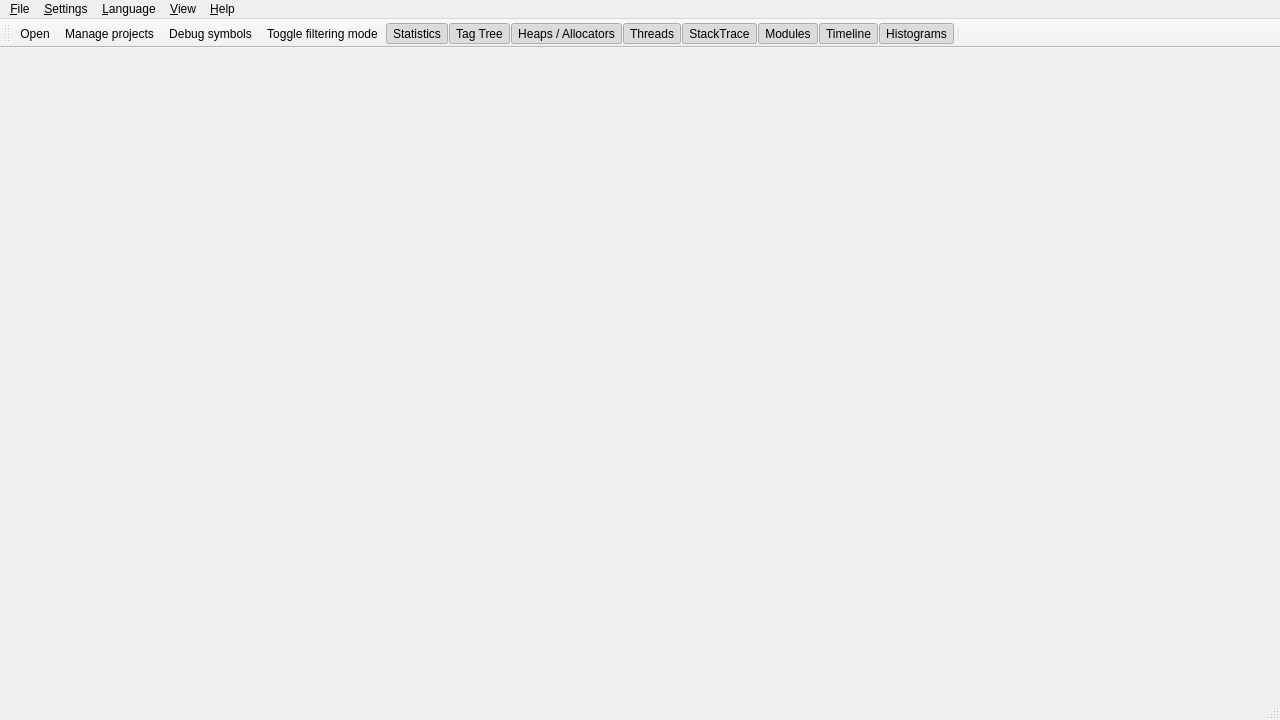
<?xml version="1.0" encoding="UTF-8"?>
<ui version="4.0">
 <class>MTunerClass</class>
 <widget class="QMainWindow" name="MTunerClass">
  <property name="geometry">
   <rect>
    <x>0</x>
    <y>0</y>
    <width>1280</width>
    <height>720</height>
   </rect>
  </property>
  <property name="acceptDrops">
   <bool>true</bool>
  </property>
  <property name="windowTitle">
   <string>MTuner</string>
  </property>
  <property name="windowIcon">
   <iconset resource="mtuner.qrc">
    <normaloff>:/MTuner/resources/images/Icon64.png</normaloff>:/MTuner/resources/images/Icon64.png</iconset>
  </property>
  <widget class="QWidget" name="CentralWidget">
   <layout class="QGridLayout" name="gridLayout">
    <property name="leftMargin">
     <number>0</number>
    </property>
    <property name="topMargin">
     <number>0</number>
    </property>
    <property name="rightMargin">
     <number>0</number>
    </property>
    <property name="bottomMargin">
     <number>0</number>
    </property>
    <property name="spacing">
     <number>0</number>
    </property>
   </layout>
  </widget>
  <widget class="QMenuBar" name="menuBar">
   <property name="geometry">
    <rect>
     <x>0</x>
     <y>0</y>
     <width>1280</width>
     <height>33</height>
    </rect>
   </property>
   <widget class="QMenu" name="menu_File">
    <property name="title">
     <string>&amp;File</string>
    </property>
    <addaction name="action_Open"/>
    <addaction name="action_Close"/>
    <addaction name="separator"/>
    <addaction name="actionOpen_capture_storage"/>
    <addaction name="separator"/>
    <addaction name="action_Manage_projects"/>
    <addaction name="separator"/>
    <addaction name="action_Exit"/>
   </widget>
   <widget class="QMenu" name="menu_Help">
    <property name="title">
     <string>&amp;Help</string>
    </property>
    <addaction name="action_Contents"/>
    <addaction name="separator"/>
    <addaction name="action_About"/>
   </widget>
   <widget class="QMenu" name="menu_Settings">
    <property name="title">
     <string>&amp;Settings</string>
    </property>
    <addaction name="action_Manage_projects"/>
    <addaction name="action_Symbols"/>
    <addaction name="action_External_editor"/>
    <addaction name="action_GCC_toolchains"/>
    <addaction name="separator"/>
    <addaction name="action_Save_capture_window_layout"/>
   </widget>
   <widget class="QMenu" name="menu_View">
    <property name="title">
     <string>&amp;View</string>
    </property>
    <addaction name="action_View_Memory_Stats"/>
    <addaction name="action_View_Tag_Tree"/>
    <addaction name="action_View_Heaps_Allocators"/>
    <addaction name="action_View_Threads"/>
    <addaction name="action_View_StackTrace"/>
    <addaction name="action_view_ModulesDock"/>
    <addaction name="action_View_Memory_Graph"/>
    <addaction name="action_View_Histograms"/>
   </widget>
   <widget class="QMenu" name="menuLanguage">
    <property name="title">
     <string>&amp;Language</string>
    </property>
   </widget>
   <addaction name="menu_File"/>
   <addaction name="menu_Settings"/>
   <addaction name="menuLanguage"/>
   <addaction name="menu_View"/>
   <addaction name="menu_Help"/>
  </widget>
  <widget class="QStatusBar" name="statusBar"/>
  <widget class="QToolBar" name="toolBar">
   <property name="windowTitle">
    <string>Main tool bar</string>
   </property>
   <property name="toolButtonStyle">
    <enum>Qt::ToolButtonStyle::ToolButtonIconOnly</enum>
   </property>
   <attribute name="toolBarArea">
    <enum>TopToolBarArea</enum>
   </attribute>
   <attribute name="toolBarBreak">
    <bool>false</bool>
   </attribute>
   <addaction name="action_Open"/>
   <addaction name="action_Manage_projects"/>
   <addaction name="action_Symbols"/>
   <addaction name="action_Filters"/>
   <addaction name="action_View_Memory_Stats"/>
   <addaction name="action_View_Tag_Tree"/>
   <addaction name="action_View_Heaps_Allocators"/>
   <addaction name="action_View_Threads"/>
   <addaction name="action_View_StackTrace"/>
   <addaction name="action_view_ModulesDock"/>
   <addaction name="action_View_Memory_Graph"/>
   <addaction name="action_View_Histograms"/>
   <addaction name="separator"/>
  </widget>
  <action name="action_Open">
   <property name="icon">
    <iconset resource="mtuner.qrc">
     <normaloff>:/MTuner/resources/images/Open64.png</normaloff>:/MTuner/resources/images/Open64.png</iconset>
   </property>
   <property name="text">
    <string>&amp;Open</string>
   </property>
   <property name="toolTip">
    <string>Open capture (.MTuner file)</string>
   </property>
   <property name="shortcut">
    <string>Ctrl+O</string>
   </property>
  </action>
  <action name="action_Exit">
   <property name="text">
    <string>&amp;Exit</string>
   </property>
   <property name="shortcut">
    <string>Ctrl+Q</string>
   </property>
  </action>
  <action name="action_About">
   <property name="text">
    <string>&amp;About</string>
   </property>
   <property name="toolTip">
    <string>About MTuner</string>
   </property>
  </action>
  <action name="action_Manage_projects">
   <property name="icon">
    <iconset resource="mtuner.qrc">
     <normaloff>:/MTuner/resources/images/Projects64.png</normaloff>:/MTuner/resources/images/Projects64.png</iconset>
   </property>
   <property name="text">
    <string>&amp;Manage projects</string>
   </property>
   <property name="shortcut">
    <string>Ctrl+P</string>
   </property>
  </action>
  <action name="action_Close">
   <property name="text">
    <string>&amp;Close</string>
   </property>
  </action>
  <action name="action_Symbols">
   <property name="icon">
    <iconset resource="mtuner.qrc">
     <normaloff>:/MTuner/resources/images/Symbol64.png</normaloff>:/MTuner/resources/images/Symbol64.png</iconset>
   </property>
   <property name="text">
    <string>&amp;Debug symbols</string>
   </property>
   <property name="toolTip">
    <string>Debug symbol sources setting</string>
   </property>
  </action>
  <action name="action_Contents">
   <property name="text">
    <string>&amp;Contents</string>
   </property>
   <property name="shortcut">
    <string>F1</string>
   </property>
  </action>
  <action name="action_Filters">
   <property name="checkable">
    <bool>true</bool>
   </property>
   <property name="icon">
    <iconset resource="mtuner.qrc">
     <normaloff>:/MTuner/resources/images/Filter64.png</normaloff>:/MTuner/resources/images/Filter64.png</iconset>
   </property>
   <property name="text">
    <string>Toggle &amp;filtering mode</string>
   </property>
   <property name="iconText">
    <string>Toggle filtering mode</string>
   </property>
   <property name="toolTip">
    <string>Toggle filtering mode</string>
   </property>
   <property name="shortcut">
    <string>Ctrl+F</string>
   </property>
  </action>
  <action name="action_View_Memory_Graph">
   <property name="checkable">
    <bool>true</bool>
   </property>
   <property name="checked">
    <bool>true</bool>
   </property>
   <property name="icon">
    <iconset resource="mtuner.qrc">
     <normaloff>:/MTuner/resources/images/Graph64.png</normaloff>
     <activeon>:/MTuner/resources/images/Graph64.png</activeon>:/MTuner/resources/images/Graph64.png</iconset>
   </property>
   <property name="text">
    <string>Ti&amp;meline</string>
   </property>
   <property name="toolTip">
    <string>Toggle timeline graph visibility</string>
   </property>
  </action>
  <action name="action_View_Memory_Stats">
   <property name="checkable">
    <bool>true</bool>
   </property>
   <property name="checked">
    <bool>true</bool>
   </property>
   <property name="icon">
    <iconset resource="mtuner.qrc">
     <normaloff>:/MTuner/resources/images/table.png</normaloff>:/MTuner/resources/images/table.png</iconset>
   </property>
   <property name="text">
    <string>&amp;Statistics</string>
   </property>
   <property name="toolTip">
    <string>Toggle statistics visibility</string>
   </property>
  </action>
  <action name="action_English">
   <property name="text">
    <string>&amp;English</string>
   </property>
  </action>
  <action name="action_View_Histograms">
   <property name="checkable">
    <bool>true</bool>
   </property>
   <property name="checked">
    <bool>true</bool>
   </property>
   <property name="icon">
    <iconset resource="mtuner.qrc">
     <normaloff>:/MTuner/resources/images/Histogram64.png</normaloff>:/MTuner/resources/images/Histogram64.png</iconset>
   </property>
   <property name="text">
    <string>&amp;Histograms</string>
   </property>
   <property name="toolTip">
    <string>Toggle histogram window visibility</string>
   </property>
  </action>
  <action name="action_View_Tag_Tree">
   <property name="checkable">
    <bool>true</bool>
   </property>
   <property name="checked">
    <bool>true</bool>
   </property>
   <property name="icon">
    <iconset resource="mtuner.qrc">
     <normaloff>:/MTuner/resources/images/StackTree64.png</normaloff>:/MTuner/resources/images/StackTree64.png</iconset>
   </property>
   <property name="text">
    <string>&amp;Tag Tree</string>
   </property>
   <property name="toolTip">
    <string>Toggle tag tree visibility</string>
   </property>
  </action>
  <action name="action_View_StackTrace">
   <property name="checkable">
    <bool>true</bool>
   </property>
   <property name="checked">
    <bool>true</bool>
   </property>
   <property name="icon">
    <iconset resource="mtuner.qrc">
     <normaloff>:/MTuner/resources/images/StackTraceSource64.png</normaloff>:/MTuner/resources/images/StackTraceSource64.png</iconset>
   </property>
   <property name="text">
    <string>StackTrace</string>
   </property>
   <property name="toolTip">
    <string>Toggle stack trace and source visibility</string>
   </property>
  </action>
  <action name="action_External_editor">
   <property name="icon">
    <iconset resource="mtuner.qrc">
     <normaloff>:/MTuner/resources/images/Editor64.png</normaloff>:/MTuner/resources/images/Editor64.png</iconset>
   </property>
   <property name="text">
    <string>&amp;External editor</string>
   </property>
  </action>
  <action name="action_Import_license_file">
   <property name="text">
    <string>Import license file</string>
   </property>
  </action>
  <action name="action_Activation_MTuner">
   <property name="text">
    <string>Activate MTuner</string>
   </property>
   <property name="toolTip">
    <string>Deactivate MTuner</string>
   </property>
  </action>
  <action name="action_GCC_toolchains">
   <property name="icon">
    <iconset resource="mtuner.qrc">
     <normaloff>:/MTuner/resources/images/gnu64.png</normaloff>:/MTuner/resources/images/gnu64.png</iconset>
   </property>
   <property name="text">
    <string>&amp;Toolchains Setup</string>
   </property>
   <property name="shortcut">
    <string>Ctrl+G</string>
   </property>
  </action>
  <action name="action_View_Heaps_Allocators">
   <property name="checkable">
    <bool>true</bool>
   </property>
   <property name="checked">
    <bool>true</bool>
   </property>
   <property name="icon">
    <iconset resource="mtuner.qrc">
     <normaloff>:/MTuner/resources/images/Heaps.png</normaloff>:/MTuner/resources/images/Heaps.png</iconset>
   </property>
   <property name="text">
    <string>Heaps / Allocators</string>
   </property>
   <property name="toolTip">
    <string>Toggle visibility of heaps / allocators dock</string>
   </property>
  </action>
  <action name="action_View_Threads">
   <property name="checkable">
    <bool>true</bool>
   </property>
   <property name="checked">
    <bool>true</bool>
   </property>
   <property name="icon">
    <iconset resource="mtuner.qrc">
     <normaloff>:/MTuner/resources/images/List64.png</normaloff>:/MTuner/resources/images/List64.png</iconset>
   </property>
   <property name="text">
    <string>Threads</string>
   </property>
   <property name="toolTip">
    <string>Toggle visibility of threads dock</string>
   </property>
  </action>
  <action name="actionOpen_capture_storage">
   <property name="text">
    <string>Open capture location</string>
   </property>
   <property name="toolTip">
    <string>Opens, in Windows Explorer, a folder where capture files (*.MTuner) are recorder</string>
   </property>
  </action>
  <action name="action_Save_capture_window_layout">
   <property name="text">
    <string>&amp;Save capture window settings</string>
   </property>
  </action>
  <action name="action_view_ModulesDock">
   <property name="checkable">
    <bool>true</bool>
   </property>
   <property name="checked">
    <bool>true</bool>
   </property>
   <property name="icon">
    <iconset resource="mtuner.qrc">
     <normaloff>:/MTuner/resources/images/modules64.png</normaloff>:/MTuner/resources/images/modules64.png</iconset>
   </property>
   <property name="text">
    <string>&amp;Modules</string>
   </property>
   <property name="toolTip">
    <string>Toggle visibility of Module list dock</string>
   </property>
  </action>
 </widget>
 <layoutdefault spacing="6" margin="11"/>
 <resources>
  <include location="mtuner.qrc"/>
 </resources>
 <connections>
  <connection>
   <sender>action_Manage_projects</sender>
   <signal>triggered()</signal>
   <receiver>MTunerClass</receiver>
   <slot>manageProjects()</slot>
   <hints>
    <hint type="sourcelabel">
     <x>-1</x>
     <y>-1</y>
    </hint>
    <hint type="destinationlabel">
     <x>461</x>
     <y>344</y>
    </hint>
   </hints>
  </connection>
  <connection>
   <sender>action_Symbols</sender>
   <signal>triggered()</signal>
   <receiver>MTunerClass</receiver>
   <slot>setupSymbols()</slot>
   <hints>
    <hint type="sourcelabel">
     <x>-1</x>
     <y>-1</y>
    </hint>
    <hint type="destinationlabel">
     <x>461</x>
     <y>344</y>
    </hint>
   </hints>
  </connection>
  <connection>
   <sender>action_Open</sender>
   <signal>triggered()</signal>
   <receiver>MTunerClass</receiver>
   <slot>openFile()</slot>
   <hints>
    <hint type="sourcelabel">
     <x>-1</x>
     <y>-1</y>
    </hint>
    <hint type="destinationlabel">
     <x>461</x>
     <y>344</y>
    </hint>
   </hints>
  </connection>
  <connection>
   <sender>action_Close</sender>
   <signal>triggered()</signal>
   <receiver>MTunerClass</receiver>
   <slot>closeFile()</slot>
   <hints>
    <hint type="sourcelabel">
     <x>-1</x>
     <y>-1</y>
    </hint>
    <hint type="destinationlabel">
     <x>461</x>
     <y>344</y>
    </hint>
   </hints>
  </connection>
  <connection>
   <sender>action_Exit</sender>
   <signal>triggered()</signal>
   <receiver>MTunerClass</receiver>
   <slot>exit()</slot>
   <hints>
    <hint type="sourcelabel">
     <x>-1</x>
     <y>-1</y>
    </hint>
    <hint type="destinationlabel">
     <x>461</x>
     <y>344</y>
    </hint>
   </hints>
  </connection>
  <connection>
   <sender>action_Filters</sender>
   <signal>toggled(bool)</signal>
   <receiver>MTunerClass</receiver>
   <slot>setFilters(bool)</slot>
   <hints>
    <hint type="sourcelabel">
     <x>-1</x>
     <y>-1</y>
    </hint>
    <hint type="destinationlabel">
     <x>461</x>
     <y>344</y>
    </hint>
   </hints>
  </connection>
  <connection>
   <sender>action_About</sender>
   <signal>triggered()</signal>
   <receiver>MTunerClass</receiver>
   <slot>about()</slot>
   <hints>
    <hint type="sourcelabel">
     <x>-1</x>
     <y>-1</y>
    </hint>
    <hint type="destinationlabel">
     <x>461</x>
     <y>344</y>
    </hint>
   </hints>
  </connection>
  <connection>
   <sender>MTunerClass</sender>
   <signal>binLoaded(bool)</signal>
   <receiver>action_Close</receiver>
   <slot>setEnabled(bool)</slot>
   <hints>
    <hint type="sourcelabel">
     <x>461</x>
     <y>344</y>
    </hint>
    <hint type="destinationlabel">
     <x>-1</x>
     <y>-1</y>
    </hint>
   </hints>
  </connection>
  <connection>
   <sender>action_View_Histograms</sender>
   <signal>toggled(bool)</signal>
   <receiver>MTunerClass</receiver>
   <slot>showHistogram(bool)</slot>
   <hints>
    <hint type="sourcelabel">
     <x>-1</x>
     <y>-1</y>
    </hint>
    <hint type="destinationlabel">
     <x>595</x>
     <y>370</y>
    </hint>
   </hints>
  </connection>
  <connection>
   <sender>action_View_Memory_Graph</sender>
   <signal>toggled(bool)</signal>
   <receiver>MTunerClass</receiver>
   <slot>showGraph(bool)</slot>
   <hints>
    <hint type="sourcelabel">
     <x>-1</x>
     <y>-1</y>
    </hint>
    <hint type="destinationlabel">
     <x>595</x>
     <y>370</y>
    </hint>
   </hints>
  </connection>
  <connection>
   <sender>action_View_Memory_Stats</sender>
   <signal>toggled(bool)</signal>
   <receiver>MTunerClass</receiver>
   <slot>showStats(bool)</slot>
   <hints>
    <hint type="sourcelabel">
     <x>-1</x>
     <y>-1</y>
    </hint>
    <hint type="destinationlabel">
     <x>595</x>
     <y>370</y>
    </hint>
   </hints>
  </connection>
  <connection>
   <sender>action_View_Tag_Tree</sender>
   <signal>toggled(bool)</signal>
   <receiver>MTunerClass</receiver>
   <slot>showTagTree(bool)</slot>
   <hints>
    <hint type="sourcelabel">
     <x>-1</x>
     <y>-1</y>
    </hint>
    <hint type="destinationlabel">
     <x>595</x>
     <y>370</y>
    </hint>
   </hints>
  </connection>
  <connection>
   <sender>MTunerClass</sender>
   <signal>setFilterState(bool)</signal>
   <receiver>action_Filters</receiver>
   <slot>setChecked(bool)</slot>
   <hints>
    <hint type="sourcelabel">
     <x>639</x>
     <y>359</y>
    </hint>
    <hint type="destinationlabel">
     <x>-1</x>
     <y>-1</y>
    </hint>
   </hints>
  </connection>
  <connection>
   <sender>MTunerClass</sender>
   <signal>setFilterButtonEnabled(bool)</signal>
   <receiver>action_Filters</receiver>
   <slot>setEnabled(bool)</slot>
   <hints>
    <hint type="sourcelabel">
     <x>639</x>
     <y>359</y>
    </hint>
    <hint type="destinationlabel">
     <x>-1</x>
     <y>-1</y>
    </hint>
   </hints>
  </connection>
  <connection>
   <sender>action_View_StackTrace</sender>
   <signal>toggled(bool)</signal>
   <receiver>MTunerClass</receiver>
   <slot>showStackTrace(bool)</slot>
   <hints>
    <hint type="sourcelabel">
     <x>-1</x>
     <y>-1</y>
    </hint>
    <hint type="destinationlabel">
     <x>639</x>
     <y>359</y>
    </hint>
   </hints>
  </connection>
  <connection>
   <sender>action_External_editor</sender>
   <signal>triggered()</signal>
   <receiver>MTunerClass</receiver>
   <slot>setupEditor()</slot>
   <hints>
    <hint type="sourcelabel">
     <x>-1</x>
     <y>-1</y>
    </hint>
    <hint type="destinationlabel">
     <x>639</x>
     <y>359</y>
    </hint>
   </hints>
  </connection>
  <connection>
   <sender>action_GCC_toolchains</sender>
   <signal>triggered()</signal>
   <receiver>MTunerClass</receiver>
   <slot>setupGCCToolchains()</slot>
   <hints>
    <hint type="sourcelabel">
     <x>-1</x>
     <y>-1</y>
    </hint>
    <hint type="destinationlabel">
     <x>639</x>
     <y>359</y>
    </hint>
   </hints>
  </connection>
  <connection>
   <sender>action_View_Heaps_Allocators</sender>
   <signal>toggled(bool)</signal>
   <receiver>MTunerClass</receiver>
   <slot>showHeaps(bool)</slot>
   <hints>
    <hint type="sourcelabel">
     <x>-1</x>
     <y>-1</y>
    </hint>
    <hint type="destinationlabel">
     <x>639</x>
     <y>359</y>
    </hint>
   </hints>
  </connection>
  <connection>
   <sender>action_View_Threads</sender>
   <signal>toggled(bool)</signal>
   <receiver>MTunerClass</receiver>
   <slot>showThreads(bool)</slot>
   <hints>
    <hint type="sourcelabel">
     <x>-1</x>
     <y>-1</y>
    </hint>
    <hint type="destinationlabel">
     <x>639</x>
     <y>359</y>
    </hint>
   </hints>
  </connection>
  <connection>
   <sender>actionOpen_capture_storage</sender>
   <signal>triggered()</signal>
   <receiver>MTunerClass</receiver>
   <slot>openCaptureLocation()</slot>
   <hints>
    <hint type="sourcelabel">
     <x>-1</x>
     <y>-1</y>
    </hint>
    <hint type="destinationlabel">
     <x>639</x>
     <y>359</y>
    </hint>
   </hints>
  </connection>
  <connection>
   <sender>action_view_ModulesDock</sender>
   <signal>triggered(bool)</signal>
   <receiver>MTunerClass</receiver>
   <slot>showModules(bool)</slot>
   <hints>
    <hint type="sourcelabel">
     <x>-1</x>
     <y>-1</y>
    </hint>
    <hint type="destinationlabel">
     <x>639</x>
     <y>359</y>
    </hint>
   </hints>
  </connection>
 </connections>
 <slots>
  <signal>binLoaded(bool)</signal>
  <signal>setFilterState(bool)</signal>
  <signal>setFilterButtonEnabled(bool)</signal>
  <slot>manageProjects()</slot>
  <slot>setupSymbols()</slot>
  <slot>openFile()</slot>
  <slot>closeFile()</slot>
  <slot>exit()</slot>
  <slot>setFilters(bool)</slot>
  <slot>contents()</slot>
  <slot>about()</slot>
  <slot>showHistogram(bool)</slot>
  <slot>showGraph(bool)</slot>
  <slot>showStats(bool)</slot>
  <slot>showTagTree(bool)</slot>
  <slot>showStackTrace(bool)</slot>
  <slot>setupEditor()</slot>
  <slot>importLicense()</slot>
  <slot>activateMTuner()</slot>
  <slot>setupGCCToolchains()</slot>
  <slot>showHeaps(bool)</slot>
  <slot>showThreads(bool)</slot>
  <slot>openCaptureLocation()</slot>
  <slot>showModules(bool)</slot>
 </slots>
</ui>
